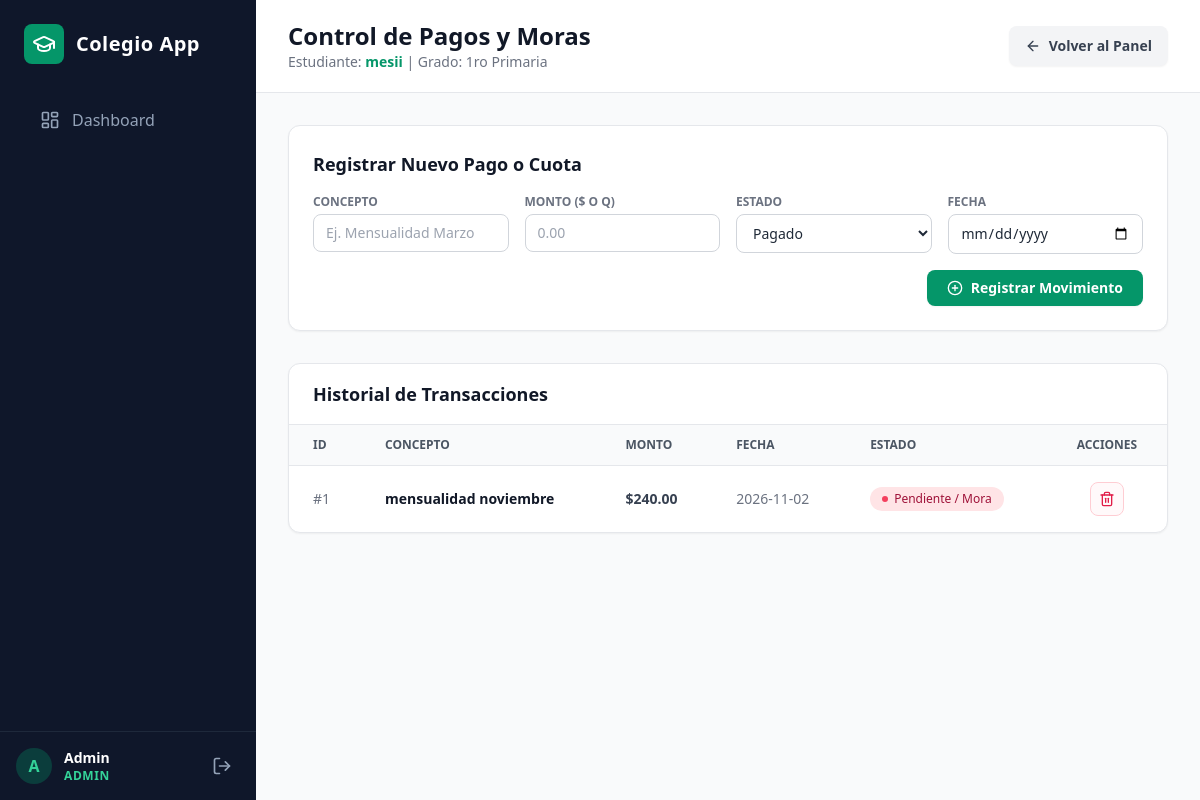
Page /estudiante/1/pagos (signed in) on the earlier database version.
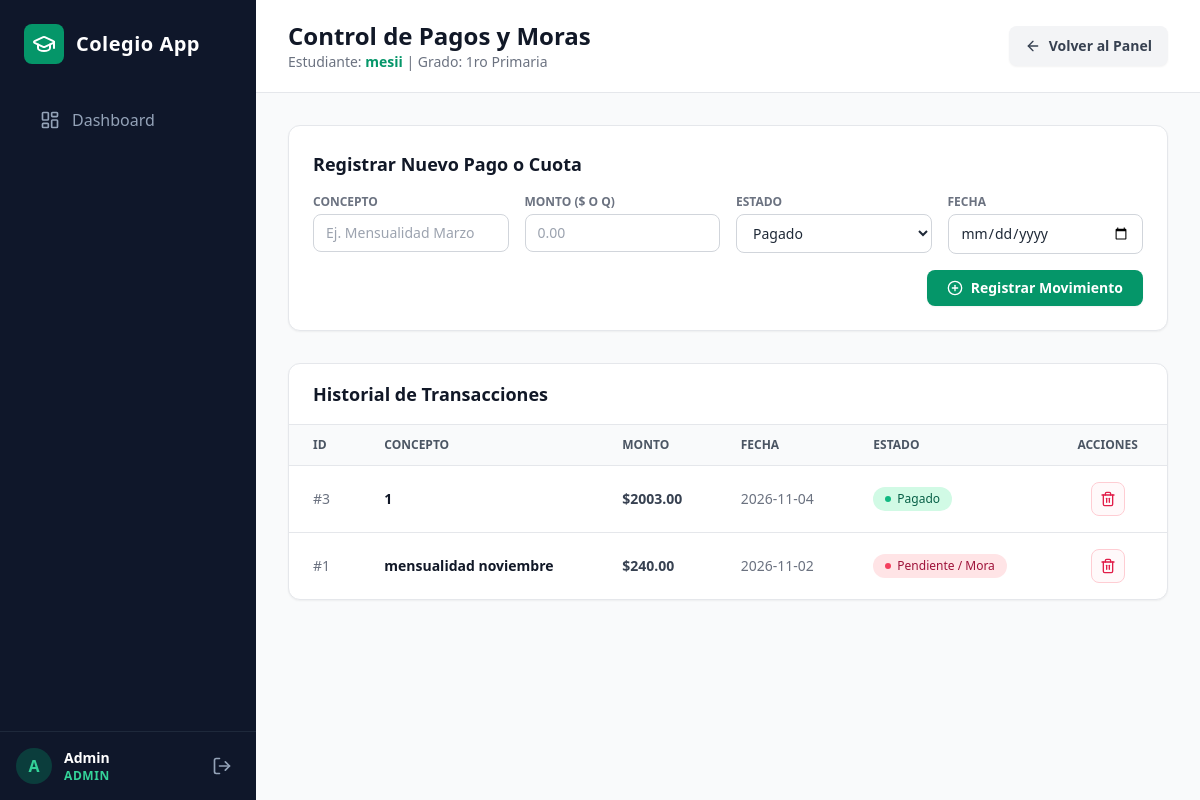
Same page on the later database version.
### app.py (models this page shows)
class Estudiante(db.Model):
    id = db.Column(db.Integer, primary_key=True)
    nombre = db.Column(db.String(120), nullable=False)
    grado = db.Column(db.String(50), nullable=False)
    estado_pago = db.Column(db.String(20), default='Al día', nullable=False)
    estado_academico = db.Column(db.String(20), default='Activo', nullable=False)
    notas = db.relationship(
        'Nota', backref='estudiante', lazy=True,
        cascade='all, delete-orphan'
    )
    pagos = db.relationship(
        'Pago', backref='estudiante', lazy=True,
        cascade='all, delete-orphan'
    )

class Pago(db.Model):
    id = db.Column(db.Integer, primary_key=True)
    concepto = db.Column(db.String(100), nullable=False)
    monto = db.Column(db.Float, nullable=False)
    estado = db.Column(db.String(20), default='Pagado', nullable=False)
    fecha = db.Column(db.String(50), nullable=False)
    estudiante_id = db.Column(db.Integer, db.ForeignKey('estudiante.id'), nullable=False)

### app.py (the view, shortened to what this page needs)
@app.route('/estudiante/<int:estudiante_id>/pagos', methods=['GET', 'POST'])
def gestionar_pagos(estudiante_id):
    if not usuario_actual_es_admin():
        return redirect(url_for('dashboard'))
    estudiante = Estudiante.query.get_or_404(estudiante_id)
    pagos = Pago.query.filter_by(estudiante_id=estudiante.id).order_by(Pago.id.desc()).all()
    return render_template('pagos.html', estudiante=estudiante, pagos=pagos)

### app.py (called while the page is built)
def usuario_actual_es_admin():
    return session.get('user_id') is not None and session.get('rol') == 'admin'

### templates/pagos.html (shortened to what this page needs)
<!DOCTYPE html>
<html lang="es">
<head>
    <script src="https://cdn.tailwindcss.com"></script>
</head>
<body class="bg-gray-50 font-sans text-gray-800 antialiased flex h-screen overflow-hidden">
    <aside class="w-64 bg-slate-900 text-white flex flex-col justify-between hidden md:flex">
        <div class="p-6">
            <div class="flex items-center gap-3 mb-8">
                <div class="p-2 bg-emerald-600 rounded-lg">
                    <i data-lucide="graduation-cap" class="w-6 h-6 text-white"></i>
                </div>
                <h1 class="text-xl font-bold tracking-wide">Colegio App</h1>
            </div>
            <nav class="space-y-2">
                <a href="/dashboard" class="flex items-center gap-3 px-4 py-3 text-slate-400 hover:bg-slate-800 hover:text-white rounded-lg font-medium transition">
                    <i data-lucide="layout-dashboard" class="w-5 h-5"></i>
                    <span>Dashboard</span>
                </a>
            </nav>
        </div>
        <div class="p-4 border-t border-slate-800 flex items-center justify-between">
            <div class="flex items-center gap-3">
                <div class="w-9 h-9 rounded-full bg-emerald-600/30 flex items-center justify-center font-bold text-emerald-400 uppercase">
                    {{ session.get('username')[0] }}
                </div>
                <div>
                    <p class="text-sm font-semibold capitalize">{{ session.get('username') }}</p>
                    <p class="text-xs text-emerald-400 uppercase font-bold tracking-wider">{{ session.get('rol') }}</p>
                </div>
            </div>
            <a href="/logout" title="Cerrar Sesión" class="p-2 text-slate-400 hover:text-rose-400 transition">
                <i data-lucide="log-out" class="w-5 h-5"></i>
            </a>
        </div>
    </aside>
    <main class="flex-1 flex flex-col overflow-y-auto">
        <header class="bg-white border-b border-gray-200 px-8 py-5 flex justify-between items-center">
            <div>
                <h2 class="text-2xl font-bold text-gray-900">Control de Pagos y Moras</h2>
                <p class="text-sm text-gray-500">
                    Estudiante: <span class="font-semibold text-emerald-600">{{ estudiante.nombre }}</span> | Grado: {{ estudiante.grado }}
                </p>
            </div>
            <a href="/dashboard" class="flex items-center gap-2 bg-gray-100 hover:bg-gray-200 text-gray-700 font-semibold px-4 py-2.5 rounded-lg shadow-sm transition text-sm">
                <i data-lucide="arrow-left" class="w-4 h-4"></i>
                <span>Volver al Panel</span>
            </a>
        </header>
        <div class="p-8 max-w-5xl mx-auto w-full space-y-8">
            <div class="bg-white rounded-xl border border-gray-200 shadow-sm p-6">
                <h3 class="text-lg font-bold text-gray-900 mb-4">Registrar Nuevo Pago o Cuota</h3>
                <form action="/estudiante/{{ estudiante.id }}/pagos" method="POST" class="grid grid-cols-1 md:grid-cols-4 gap-4">
                    <div>
                        <label class="block text-xs font-semibold uppercase text-gray-500 mb-1">Concepto</label>
                        <input type="text" name="concepto" required placeholder="Ej. Mensualidad Marzo" class="w-full px-3 py-2 border border-gray-300 rounded-lg focus:ring-2 focus:ring-emerald-500 focus:outline-none text-sm">
                    </div>
                    <div>
                        <label class="block text-xs font-semibold uppercase text-gray-500 mb-1">Monto ($ o Q)</label>
                        <input type="number" step="0.01" name="monto" required placeholder="0.00" class="w-full px-3 py-2 border border-gray-300 rounded-lg focus:ring-2 focus:ring-emerald-500 focus:outline-none text-sm">
                    </div>
                    <div>
                        <label class="block text-xs font-semibold uppercase text-gray-500 mb-1">Estado</label>
                        <select name="estado" class="w-full px-3 py-2 border border-gray-300 rounded-lg focus:ring-2 focus:ring-emerald-500 focus:outline-none bg-white text-sm">
                            <option value="Pagado">Pagado</option>
                        </select>
                    </div>
                    <div>
                        <label class="block text-xs font-semibold uppercase text-gray-500 mb-1">Fecha</label>
                        <input type="date" name="fecha" required class="w-full px-3 py-2 border border-gray-300 rounded-lg focus:ring-2 focus:ring-emerald-500 focus:outline-none text-sm">
                    </div>
                    <div class="md:col-span-4 flex justify-end">
                        <button type="submit" class="bg-emerald-600 hover:bg-emerald-700 text-white font-semibold px-5 py-2 rounded-lg shadow-sm transition text-sm flex items-center gap-2">
                            <i data-lucide="plus-circle" class="w-4 h-4"></i> Registrar Movimiento
                        </button>
                    </div>
                </form>
            </div>
            <div class="bg-white rounded-xl border border-gray-200 shadow-sm overflow-hidden">
                <div class="px-6 py-4 border-b border-gray-200">
                    <h3 class="text-lg font-bold text-gray-900">Historial de Transacciones</h3>
                </div>
                <div class="overflow-x-auto">
                    <table class="w-full text-left border-collapse">
                        <thead>
                            <tr class="bg-gray-50 text-gray-600 text-xs uppercase font-semibold border-b border-gray-200">
                                <th class="py-3 px-6">ID</th>
                                <th class="py-3 px-6">Concepto</th>
                                <th class="py-3 px-6">Monto</th>
                                <th class="py-3 px-6">Fecha</th>
                                <th class="py-3 px-6">Estado</th>
                                <th class="py-3 px-6 text-center">Acciones</th>
                            </tr>
                        </thead>
                        <tbody class="divide-y divide-gray-200 text-sm">
                            {% for p in pagos %}
                            <tr class="hover:bg-gray-50 transition">
                                <td class="py-4 px-6 font-medium text-gray-500">#{{ p.id }}</td>
                                <td class="py-4 px-6 font-bold text-gray-900">{{ p.concepto }}</td>
                                <td class="py-4 px-6 text-gray-700 font-semibold">${{ "%.2f"|format(p.monto) }}</td>
                                <td class="py-4 px-6 text-gray-500">{{ p.fecha }}</td>
                                <td class="py-4 px-6">
                                    {% if p.estado == 'Pagado' %}
                                    <span class="inline-flex items-center gap-1.5 px-3 py-1 rounded-full text-xs font-medium bg-emerald-100 text-emerald-800">
                                        <span class="w-1.5 h-1.5 rounded-full bg-emerald-500"></span> Pagado
                                    </span>
                                    {% else %}
                                    <span class="inline-flex items-center gap-1.5 px-3 py-1 rounded-full text-xs font-medium bg-rose-100 text-rose-800">
                                        <span class="w-1.5 h-1.5 rounded-full bg-rose-500"></span> Pendiente / Mora
                                    </span>
                                    {% endif %}
                                </td>
                                <td class="py-4 px-6 text-center">
                                    <form action="/pago/{{ p.id }}/eliminar/{{ estudiante.id }}" method="POST" onsubmit="return confirm('¿Eliminar este registro de pago?');" class="inline">
                                        <button type="submit" title="Eliminar registro" class="p-2 hover:bg-rose-50 text-rose-600 rounded-lg transition border border-rose-200 bg-rose-50/40">
                                            <i data-lucide="trash-2" class="w-4 h-4"></i>
                                        </button>
                                    </form>
                                </td>
                            </tr>
                            {% else %}
                            <tr>
                                <td colspan="6" class="text-center py-8 text-gray-400">
                                    No hay registros de pagos para este estudiante.
                                </td>
                            </tr>
                            {% endfor %}
                        </tbody>
                    </table>
                </div>
            </div>
        </div>
    </main>
</body>
</html>

Differences in the rows shown:
added Pago: id "3", concepto "1", monto "2003.00", fecha "2026-11-04", estado "Pagado" (drawn)
